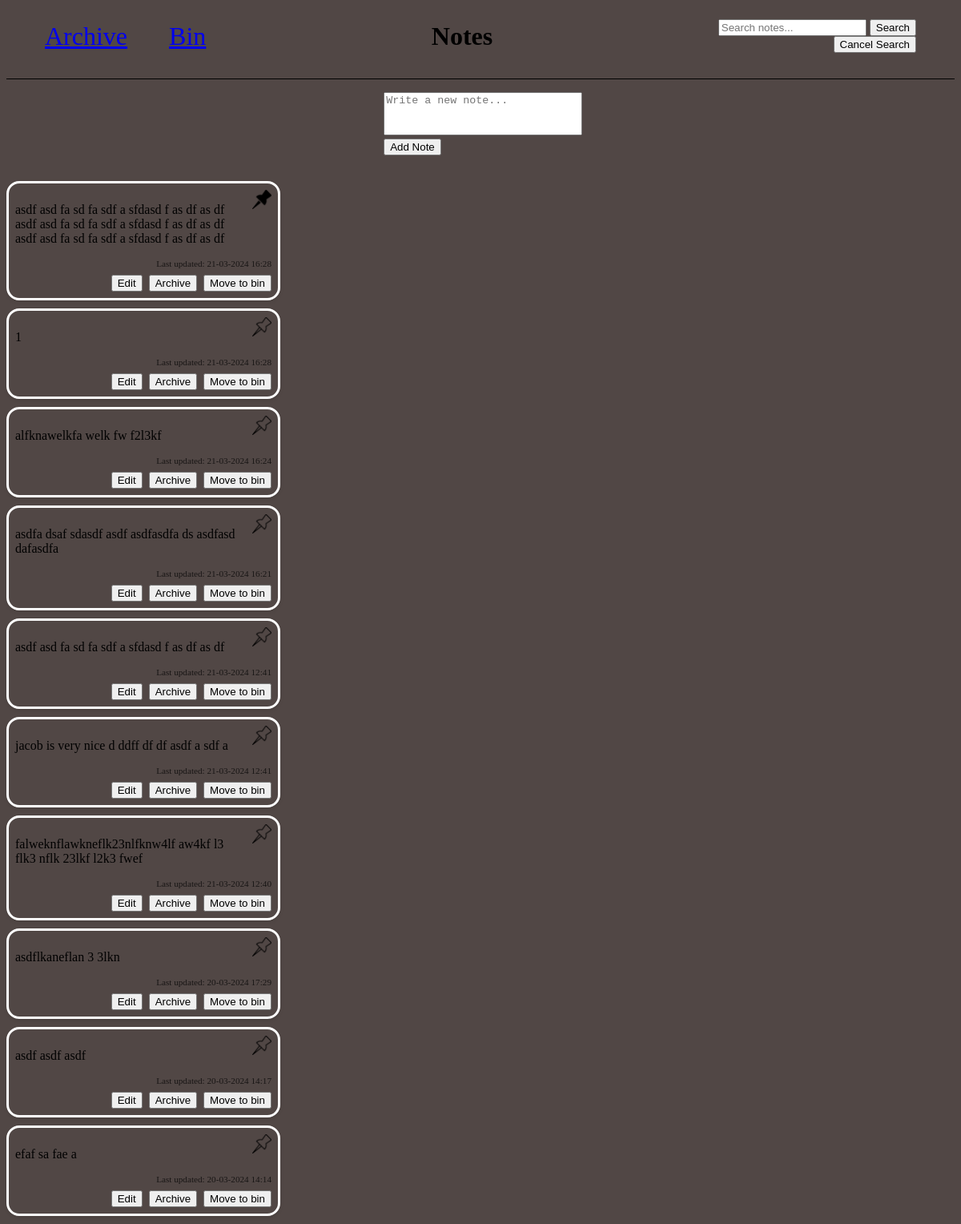
The page / on the database its author committed.
### app.py (models this page shows)
class Note(db.Model): #db.model is a class that you inherit from for all models for flask sqlachemy
    id = db.Column(db.Integer, primary_key=True) #first column using id(int) as a key
    content = db.Column(db.String(200), nullable=False) #second column sets max input as 200chars and cant be empty
    archived = db.Column(db.Boolean, default=False, nullable=False)
    binned = db.Column(db.Boolean, default=False, nullable=False)
    date = db.Column(db.DateTime, default =datetime.utcnow)
    pinned = db.Column(db.Boolean,default = False)

### app.py (the view, shortened to what this page needs)
@app.route('/', methods=['GET', 'POST']) # root accepts these methods to get info from server and post data
def index():
    ordered_notes = Note.query.filter_by(archived=False, binned=False).order_by(Note.pinned.desc(), Note.date.desc()).all()
    search_results = {'main': [], 'archive': [], 'bin': []}
    query = request.args.get('query', '')
    return render_template('index.html', notes=ordered_notes, search_results=search_results, query=query)

### templates/index.html (shortened to what this page needs)
<!DOCTYPE html>
<html lang="en">
<head>
    {% from "other_macros.html" import head_elements %}
    {{ head_elements() }}
</head>
<body>
    {% from "button_macros.html" import cancel_search %}
    {% from "other_macros.html" import new_note %}
    {% from "meta_macros.html" import render_notes, links_bar,search_box %}
    <div class="header_bar">
        {{ links_bar('main')}}
        <h1 class = "title" >Notes</h1>
        {{ search_box('index', query)}}
        </div>
    <main class="main_app">
        <div class = "notes_list">
            {% if query %}
                {% if search_results.main or search_results.archive or search_results.bin %}
                    <h2 class = "search_results">Search Results for: "{{ query }}"</h2>
                    {% if search_results.main %}
                        <h3>Main</h3>
                        {{ render_notes(search_results.main, 'main') }}
                    {% endif %}
                    {% if search_results.archive %}
                        <h3>Archive</h3>
                        {{ render_notes(search_results.archive,'archive') }}
                    {% endif %}
                    {% if search_results.bin %}
                        <h3>Bin</h3>
                        {{ render_notes(search_results.bin,'bin') }}
                    {% endif %}
                {% else %}
                    <p class = "no_results">No results found for "{{ query }}" :&#40;</p>
                {% endif %}
            {% else %}
                {{ new_note() }}
                {{ render_notes(notes,'main') }}
            {% endif %}
        </div>
    </main>
</body>
</html>

### templates/other_macros.html (shortened to what this page needs)
{% macro archive_link() %}
    <a href="{{ url_for('archive') }}" id = 'archive-link' class ="links">Archive</a>
{% endmacro %}
{% macro bin_link() %}
    <a href="{{ url_for('bin') }}" id = 'bin-link' class ="links" >Bin</a>
{% endmacro %}
{% macro new_note() %}
    <div class = "new_note">
        <form action="/" id = "note_form" method="POST">
            <textarea id="expandingTextarea" rows="3" name="note" placeholder="Write a new note..." oninput="resizeTextarea()" maxlength = "1000"></textarea>
            <button type="submit">Add Note</button>
        </form>
    </div>
{% endmacro %}
{% macro head_elements() %}
    <link rel="stylesheet" href="{{ url_for('static', filename = 'layout_styling.css') }}">
    <link rel="stylesheet" href="{{ url_for('static', filename = 'notes_styling.css') }}">
{% endmacro %}

### templates/button_macros.html (shortened to what this page needs)
{% macro toggle_bin_button(note) %}
    <form action="{{ url_for('toggle_bin', note_id=note.id) }}" method="POST" >
        <button type="submit">{{ 'Remove from bin' if note.binned else 'Move to bin' }}</button>
    </form>
{% endmacro %}
{% macro toggle_archived_button(note) %}
    <form action="{{ url_for('toggle_archived', note_id=note.id) }}" method="POST" >
        <button type="submit">{{ 'Unarchive' if note.archived else 'Archive' }}</button>
    </form>
{% endmacro %}
{% macro toggle_pin_button(note, button_class="toggle_pin_button") %}
    <form action="{{ url_for('toggle_pin', note_id=note.id) }}" method="POST">
        <button type="submit" class="{{ button_class }} {{ 'pinned' if note.pinned else 'unpinned' }}"
                style="background: none; border: none; padding: 0; cursor: pointer;">
            <img src="{{ url_for('static', filename='images/pinned.png') if note.pinned else url_for('static', filename='images/unpinned.png') }}"
            {% if note.pinned %}
                onmouseover="this.src = 'static/images/hover_unpinned.png'"
                onmouseout = "this.src = 'static/images/pinned.png'"
            {% else %}
                onmouseover="this.src = 'static/images/pinned.png'"
                onmouseout = "this.src = 'static/images/unpinned.png'"
            {% endif %}
        </button>
    </form>
{% endmacro %}
{% macro display_datetime(note) %}
    <div>Last updated: {{ note.date.strftime('%d-%m-%Y %H:%M') }}</div>
{% endmacro %}
{% macro edit_button(note) %}
<div class="edit_note_container">
    <button class="edit-button" data-note-id="{{ note.id }}">Edit</button>
</div>
{% endmacro %}
{% macro cancel_search(page) %}
    <div class = "cancel_search">
        <form action="{{ url_for('cancel_search', page=page) }}" method="POST">
            <button type="submit" class = "cancel_search">Cancel Search</button>
        </form>
    </div>
{% endmacro %}

### templates/meta_macros.html (shortened to what this page needs)
{% from "button_macros.html" import toggle_archived_button,toggle_bin_button,toggle_pin_button %}
{% from "button_macros.html" import display_datetime,display_date,edit_button,delete_button,cancel_search,search_button %}
{% from "other_macros.html" import archive_link, bin_link, index_link %}
{% macro render_notes(notes, type) %}
<div class="notes-grid masonry-container-{{ type }}">
  {% for note in notes %}
  <div class="note-container masonry-item">
    <div class="note-content">
      <p>{{ note.content }}</p>
    </div>
    {% if type == 'main' %}
        <div class="pin-button">
        {{ toggle_pin_button(note) }}
        </div>
    {% endif %}
    <div class="note-extras">
      <div class="note-date">
        {% if type == 'main' %}
        {{ display_datetime(note) }}
        {% else %}
        {{ display_date(note) }}
        {% endif %}
      </div>
      <div class="note-buttons">
        {% if type == 'main' %}
        {{ edit_button(note) }}
        {% endif %}
        {% if type != 'bin' %}
        {{ toggle_archived_button(note) }}
        {% endif %}
        {{ toggle_bin_button(note) }}
      </div>
    </div>
  </div>
  {% endfor %}
</div>
{% endmacro %}
{% macro links_bar(page) %}
    <header class = "header">
        {% if page != 'archive' %}
            {{ archive_link() }}
        {% endif %}
        {% if page != 'bin' %}
            {{ bin_link() }}
        {% endif %}
    </header>
{% endmacro %}
{% macro search_box(url, query) %}
    <div class = "search_box">
        <form action="{{ url_for(url) }}" method="GET">
            <input type="text" name="query" placeholder="Search notes..." value="{{ query }}" maxlength = "1000">
            <button type="submit">Search</button>
        </form>
        {{ cancel_search(url)}}
    </div>
{% endmacro %}

### static/layout_styling.css (style rules this page uses)
body { background-color:rgba(42, 30, 28, 0.817); }
.header_bar { display:flex; align-items: center; justify-content: space-between; border-bottom: 0.1rem solid black; padding: 1rem 0 2rem 0; margin-bottom: 1rem; }
.links { font-size:2rem; margin-left: 3rem; }
.search_box { margin-right:3rem; }
.title { font-size:2rem; margin:0; }
.new_note { display:flex; align-items: center; justify-content: center; margin-bottom:2rem; }
#expandingTextarea { resize: none; overflow: hidden; width: 100%; min-height: 3rem; max-height: 9rem; }
.search_box { display:flex; flex-direction: column; }
.cancel_search { margin-left: auto; }

### static/notes_styling.css (style rules this page uses)
.notes-grid { margin: 0 auto; }
.note-container { border: 0.2rem solid white; padding: 0.5rem; display: flex; flex-direction: column; min-width: 13rem; max-width:20rem; width: calc(33.33% - 10px); position: relative; height: auto; border-radius: 1rem; box-shadow: 0 2px 4px rgba(0, 0, 0, 0.1); margin-bottom: 10px; }
.note-content { margin-right: 2rem; word-wrap: break-word; flex-grow: 1; }
.note-extras { display: flex; flex-direction: column; align-items: flex-end; margin-top: auto; }
.note-date { font-size: 0.7rem; color: rgb(0, 0, 0, 0.7); margin-bottom: 0.5rem; white-space: nowrap; overflow: hidden; text-overflow: ellipsis; max-width: 100%; }
.note-buttons { display: flex; justify-content: flex-end; }
.note-buttons button { margin-left: 0.5rem; }
.pin-button { position: absolute; top: 0.5rem; right: 0.5rem; }
.pin-button img { width: 1.5rem; height: auto; }

### rows shown on the page
Note: content "asdf asd fa sd fa sdf a sfdasd f as df as df asdf asd fa sd fa sdf a sfdasd f as df as df asdf asd fa sd fa sdf a sfdasd f as df as df", shows a picture, date "21-03-2024 16:28", archived "Archive", binned "Move to bin"
Note: content "1", date "21-03-2024 16:28", archived "Archive", binned "Move to bin"
Note: content "alfknawelkfa welk fw f2l3kf", date "21-03-2024 16:24", archived "Archive", binned "Move to bin"
Note: content "asdfa dsaf sdasdf asdf asdfasdfa ds asdfasd dafasdfa", date "21-03-2024 16:21", archived "Archive", binned "Move to bin"
Note: content "asdf asd fa sd fa sdf a sfdasd f as df as df", date "21-03-2024 12:41", archived "Archive", binned "Move to bin"
Note: content "jacob is very nice d ddff df df asdf a sdf a", date "21-03-2024 12:41", archived "Archive", binned "Move to bin"
Note: content "falweknflawkneflk23nlfknw4lf aw4kf l3 flk3 nflk 23lkf l2k3 fwef", date "21-03-2024 12:40", archived "Archive", binned "Move to bin"
Note: content "asdflkaneflan 3 3lkn", date "20-03-2024 17:29", archived "Archive", binned "Move to bin"
Note: content "asdf asdf asdf", date "20-03-2024 14:17", archived "Archive", binned "Move to bin"
Note: content "efaf sa fae a", date "20-03-2024 14:14", archived "Archive", binned "Move to bin"
